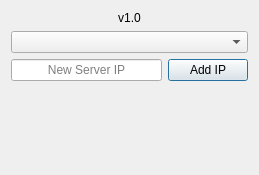
<?xml version="1.0" encoding="UTF-8"?>
<ui version="4.0">
 <class>Dialog</class>
 <widget class="QDialog" name="Dialog">
  <property name="geometry">
   <rect>
    <x>0</x>
    <y>0</y>
    <width>259</width>
    <height>175</height>
   </rect>
  </property>
  <property name="windowTitle">
   <string>Dialog</string>
  </property>
  <layout class="QGridLayout" name="gridLayout">
   <item row="0" column="0">
    <layout class="QVBoxLayout" name="verticalLayout">
     <item>
      <widget class="QLabel" name="label">
       <property name="text">
        <string>v1.0</string>
       </property>
       <property name="alignment">
        <set>Qt::AlignCenter</set>
       </property>
      </widget>
     </item>
     <item>
      <widget class="QComboBox" name="comboBox"/>
     </item>
     <item>
      <layout class="QHBoxLayout" name="horizontalLayout">
       <item>
        <widget class="QLineEdit" name="lineEdit">
         <property name="alignment">
          <set>Qt::AlignCenter</set>
         </property>
         <property name="placeholderText">
          <string>New Server IP</string>
         </property>
        </widget>
       </item>
       <item>
        <widget class="QPushButton" name="pushButton">
         <property name="text">
          <string>Add IP</string>
         </property>
        </widget>
       </item>
      </layout>
     </item>
    </layout>
   </item>
   <item row="1" column="0">
    <spacer name="verticalSpacer">
     <property name="orientation">
      <enum>Qt::Vertical</enum>
     </property>
     <property name="sizeHint" stdset="0">
      <size>
       <width>20</width>
       <height>40</height>
      </size>
     </property>
    </spacer>
   </item>
  </layout>
 </widget>
 <resources/>
 <connections/>
</ui>
